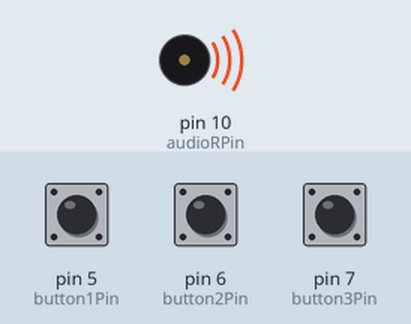
This sketch was run on a simulated Arduino Uno, built with avr-gcc and run on an emulated ATmega328P. Parts: buzzer (waves = sounding). The inputs (shaded band) are chosen by the test bench; at power-on: pin 5 (button1Pin) HIGH, pin 6 (button2Pin) HIGH, pin 7 (button3Pin) HIGH. Random numbers use the default seed unless the sketch sets one; what the sketch prints to the serial monitor is not drawn.

Above: at 0.05 s.
Timing chart, 0 to 3.0 s (numbered marks = the images above):
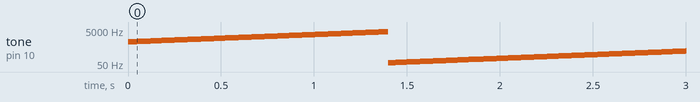

The sketch:

noisyTod1.ino
```cpp
/*
 * noisyTod1 -- Simple noisy test synth for NoiseShield
 *
 *
 */

// pins used on NoiseShield
const int pad1Pin    = 2;
const int padCommPin = 3;
const int pad2Pin    = 4;

const int button1Pin = 5;
const int button2Pin = 6;
const int button3Pin = 7;

const int audioLPin  = 9;
const int audioRPin  = 10;

// variables for this sketch
float fob = 60;
float fot = 4000;
float f = 1000;
float ratio = 1.01;
int t = 10;

boolean toggle;

void setup()
{
  Serial.begin(19200);
  Serial.println("toneTod");

  pinMode( button1Pin, INPUT);
  pinMode( button2Pin, INPUT);
  pinMode( button3Pin, INPUT);
  digitalWrite( button1Pin, HIGH); // turn on internal pull-up
  digitalWrite( button2Pin, HIGH); // turn on internal pull-up
  digitalWrite( button3Pin, HIGH); // turn on internal pull-up

}

void loop()
{
  boolean moving = digitalRead(button1Pin);
  boolean updown = digitalRead(button2Pin);
  boolean normal = digitalRead(button3Pin);

  if( moving ) {
    float r = (updown) ? ratio : 1/ratio;
    f = f * r;
    if( f> fot ) {
      f = fob;
    }
    else if( f < fob ) {
      f = fot;
    }
  }

  if( !normal ) { // then freakout
    f = random( f - f/10, f + f/10);
  }

  if( toggle ) {
    tone( audioLPin, f, t-1);
  }
  else {
    tone( audioRPin, f, t-1 );
  }
  toggle=!toggle;

  delay( t );
}
```

Measured:
- by itself, tone on pin 10 (audioRPin): plays 1010 Hz for 0.01 s, 1020 Hz for 0.01 s, 1030 Hz for 0.01 s, 1040 Hz for 0.01 s, 1051 Hz for 0.01 s, 1061 Hz for 0.01 s … (3874 notes in this stretch)
